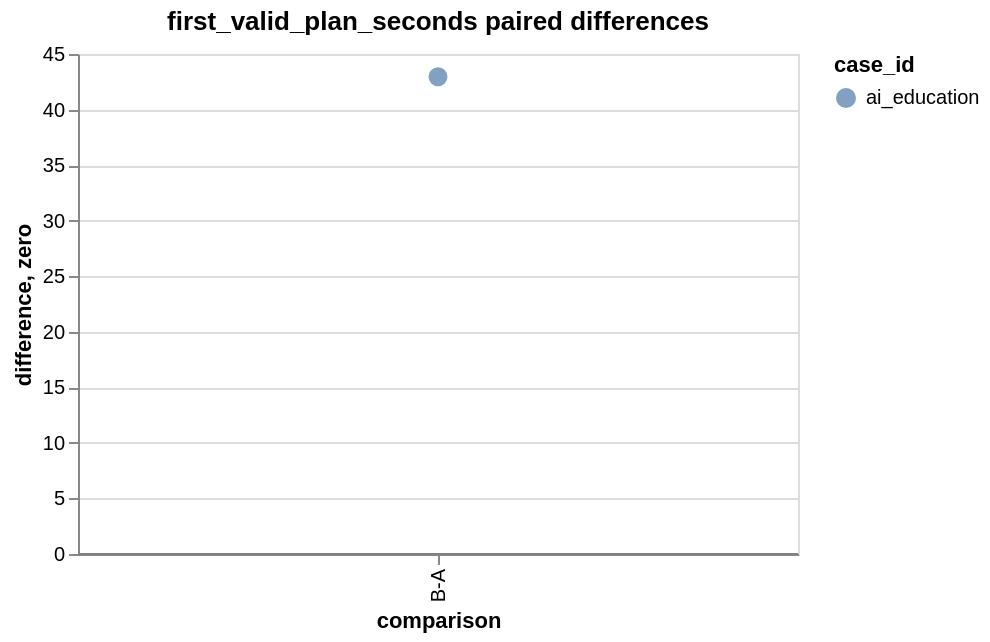

The specification (Vega-Lite) saved for this image:
### Vega-Lite specification from a JSON file in a GitHub repository (floating-point values rounded to 4 significant figures)
{"config": {"view": {"continuousWidth": 300, "continuousHeight": 300}}, "layer": [{"data": {"values": [{"case_id": "ai_education", "comparison": "B-A", "difference": 42.95}]}, "mark": {"type": "point", "filled": true, "size": 90}, "encoding": {"color": {"field": "case_id", "type": "nominal"}, "shape": {"field": "case_id", "type": "nominal"}, "tooltip": [{"field": "case_id", "type": "nominal"}, {"field": "comparison", "type": "nominal"}, {"field": "difference", "type": "quantitative"}], "x": {"field": "comparison", "sort": ["B-A", "C-B", "C-D"], "type": "nominal"}, "y": {"field": "difference", "type": "quantitative"}}, "title": "first_valid_plan_seconds paired differences"}, {"data": {"values": [{"zero": 0}]}, "mark": {"type": "rule", "color": "gray"}, "encoding": {"y": {"field": "zero", "type": "quantitative"}}}], "height": 250, "width": 360, "$schema": "https://vega.github.io/schema/vega-lite/v6.4.1.json"}
